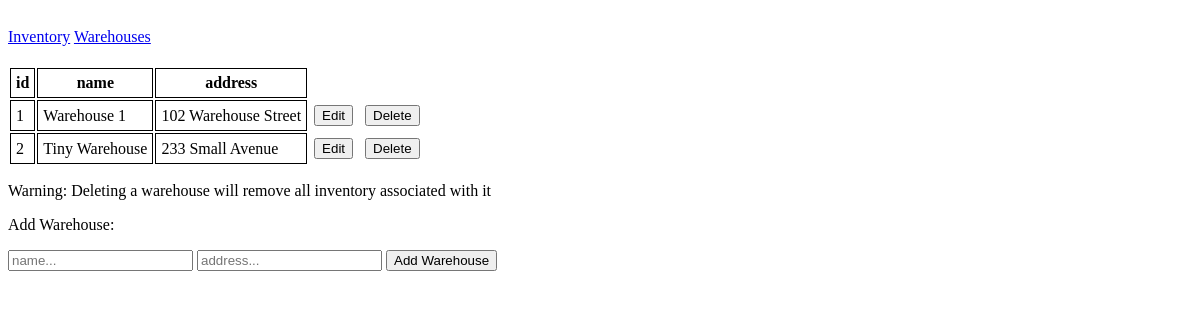
The app's page /warehouses with its own data.
### app.py (models this page shows, shortened)
class Warehouse(db.Model):
    __tablename__ = "Warehouse"
    id = db.Column(db.Integer, primary_key = True, autoincrement = True)
    name = db.Column(db.String(100))
    address = db.Column(db.String(200))

### app.py (the view, shortened to what this page needs)
@app.route('/warehouses', methods = ['GET', 'POST'])
def warehouses():
    if request.method == 'GET':
        wh = db.engine.execute("SELECT * FROM warehouse").all()
        return render_template("warehouses.html", wh = wh)

### templates/warehouses.html (shortened to what this page needs)
{% extends "template.html" %}
{% block content%}
    <table>
        <tr>
            <th>id</th>
            <th>name</th>
            <th>address</th>
        </tr>
        {% for w in wh %}
        <tr>
            <td>{{w[0]}}</td>
            <td>{{w[1]}}</td>
            <td>{{w[2]}}</td>
            <td class = "no-border">
                <button class = "edit">Edit</button>
            </td>
            <td class = "no-border">
                <form action="warehousedelete" method = "post">
                    <button type = submit>Delete</button>
                </form>
            </td>
        </tr>
        {% endfor %}
    </table>
    <p>Warning: Deleting a warehouse will remove all inventory associated with it</p>
    <p>Add Warehouse:</p>
    <form  action="warehouses" method = "post">
        <input type="text" name="name" placeholder="name..." required>
        <input type="text" name="address" placeholder="address..." required>
        <button type = "submit">Add Warehouse</button>
    </form>
{% endblock %}

### static/styles.css (style rules this page uses)
td, th { padding: 5px; border: solid black 1px; }
.no-border { border: none; }

### records on screen
Warehouse: id "1", name "Warehouse 1", address "102 Warehouse Street"
Warehouse: id "2", name "Tiny Warehouse", address "233 Small Avenue"
